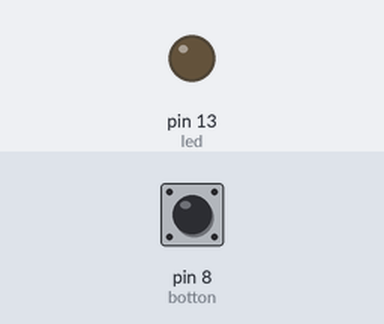
The sketch below on a simulated Arduino Uno, built with avr-gcc and run on an emulated ATmega328P. On the bench: output pins drawn as LEDs (lit = HIGH). The inputs (shaded band) are chosen by the test bench; at power-on: pin 8 (botton) LOW.

Above: at 1.2 s.
1.3 s: pin 8 (botton) pulled HIGH for 0.15 s
At 1.37 s:
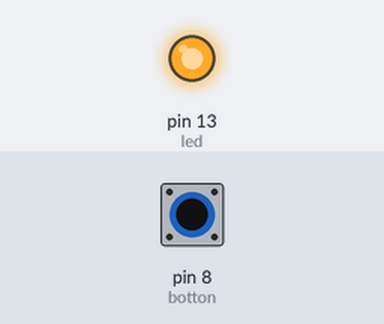
2.9 s: pin 8 (botton) pulled HIGH for 3.2 s
At 6.6 s:
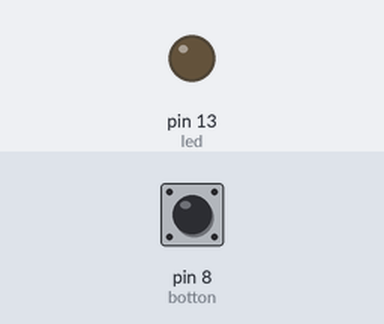
Timing chart, 0 to 8.1 s (numbered marks = the images above; inputs shaded):
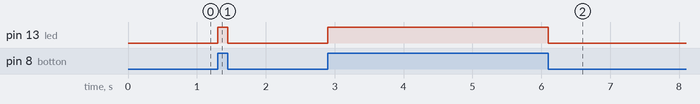

The sketch:

ledComBotao.ino
```cpp
//Acende e apaga LED quando botao e precionado

int led = 13; // Pino utilizado pelo LED
int botton = 8; //Pino utilizado pelo botao
int stats = 0; //Status de uso do led

void setup(){

  pinMode(led, OUTPUT); // Saida do LED
  pinMode(botton, INPUT); // Entreda do botao

}

void loop(){

  // Atribui o valor do status do botao a variavel
  stats = digitalRead(botton);

  if(stats == HIGH)
     digitalWrite(led, HIGH);
  else
      digitalWrite(led, LOW);

}
```

Measured:
- after the input at 1.3 s, pin 13 (led): LOW → HIGH at once, → LOW 0.15 s later
- after the input at 2.9 s, pin 13 (led): LOW → HIGH at once, → LOW 3.2 s later
